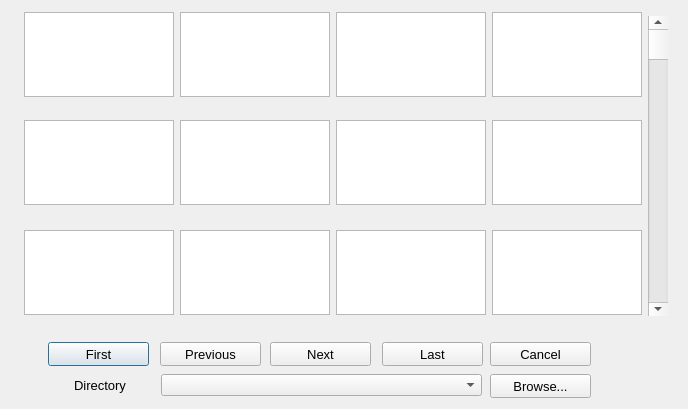
<?xml version="1.0" encoding="UTF-8"?>
<ui version="4.0">
 <class>SelectHatchPattern_Dialog</class>
 <widget class="QDialog" name="SelectHatchPattern_Dialog">
  <property name="geometry">
   <rect>
    <x>0</x>
    <y>0</y>
    <width>688</width>
    <height>409</height>
   </rect>
  </property>
  <property name="minimumSize">
   <size>
    <width>688</width>
    <height>409</height>
   </size>
  </property>
  <property name="maximumSize">
   <size>
    <width>688</width>
    <height>409</height>
   </size>
  </property>
  <property name="mouseTracking">
   <bool>true</bool>
  </property>
  <property name="focusPolicy">
   <enum>Qt::NoFocus</enum>
  </property>
  <property name="windowTitle">
   <string>Hatch Patterns</string>
  </property>
  <widget class="QScrollBar" name="_118">
   <property name="geometry">
    <rect>
     <x>648</x>
     <y>16</y>
     <width>20</width>
     <height>300</height>
    </rect>
   </property>
   <property name="pageStep">
    <number>12</number>
   </property>
   <property name="orientation">
    <enum>Qt::Vertical</enum>
   </property>
  </widget>
  <widget class="QLabel" name="_203">
   <property name="geometry">
    <rect>
     <x>490</x>
     <y>98</y>
     <width>150</width>
     <height>20</height>
    </rect>
   </property>
   <property name="font">
    <font>
     <family>Lucida Grande</family>
     <pointsize>8</pointsize>
     <weight>75</weight>
     <bold>true</bold>
    </font>
   </property>
   <property name="text">
    <string/>
   </property>
   <property name="alignment">
    <set>Qt::AlignCenter</set>
   </property>
  </widget>
  <widget class="QLabel" name="_303">
   <property name="enabled">
    <bool>false</bool>
   </property>
   <property name="geometry">
    <rect>
     <x>475</x>
     <y>93</y>
     <width>21</width>
     <height>20</height>
    </rect>
   </property>
   <property name="font">
    <font>
     <pointsize>10</pointsize>
    </font>
   </property>
   <property name="text">
    <string/>
   </property>
   <property name="alignment">
    <set>Qt::AlignLeading|Qt::AlignLeft|Qt::AlignVCenter</set>
   </property>
  </widget>
  <widget class="QLabel" name="_302">
   <property name="enabled">
    <bool>false</bool>
   </property>
   <property name="geometry">
    <rect>
     <x>319</x>
     <y>93</y>
     <width>21</width>
     <height>20</height>
    </rect>
   </property>
   <property name="font">
    <font>
     <pointsize>10</pointsize>
    </font>
   </property>
   <property name="text">
    <string/>
   </property>
   <property name="alignment">
    <set>Qt::AlignLeading|Qt::AlignLeft|Qt::AlignVCenter</set>
   </property>
  </widget>
  <widget class="QLabel" name="_202">
   <property name="geometry">
    <rect>
     <x>334</x>
     <y>98</y>
     <width>150</width>
     <height>20</height>
    </rect>
   </property>
   <property name="font">
    <font>
     <family>Lucida Grande</family>
     <pointsize>8</pointsize>
     <weight>75</weight>
     <bold>true</bold>
    </font>
   </property>
   <property name="text">
    <string/>
   </property>
   <property name="alignment">
    <set>Qt::AlignCenter</set>
   </property>
  </widget>
  <widget class="QLabel" name="_200">
   <property name="geometry">
    <rect>
     <x>22</x>
     <y>98</y>
     <width>151</width>
     <height>20</height>
    </rect>
   </property>
   <property name="font">
    <font>
     <family>Lucida Grande</family>
     <pointsize>8</pointsize>
     <weight>75</weight>
     <bold>true</bold>
    </font>
   </property>
   <property name="text">
    <string/>
   </property>
   <property name="alignment">
    <set>Qt::AlignCenter</set>
   </property>
  </widget>
  <widget class="QLabel" name="_301">
   <property name="enabled">
    <bool>false</bool>
   </property>
   <property name="geometry">
    <rect>
     <x>163</x>
     <y>94</y>
     <width>21</width>
     <height>20</height>
    </rect>
   </property>
   <property name="font">
    <font>
     <pointsize>10</pointsize>
    </font>
   </property>
   <property name="text">
    <string/>
   </property>
   <property name="alignment">
    <set>Qt::AlignLeading|Qt::AlignLeft|Qt::AlignVCenter</set>
   </property>
  </widget>
  <widget class="QLabel" name="_201">
   <property name="geometry">
    <rect>
     <x>178</x>
     <y>98</y>
     <width>150</width>
     <height>20</height>
    </rect>
   </property>
   <property name="font">
    <font>
     <family>Lucida Grande</family>
     <pointsize>8</pointsize>
     <weight>75</weight>
     <bold>true</bold>
    </font>
   </property>
   <property name="text">
    <string/>
   </property>
   <property name="alignment">
    <set>Qt::AlignCenter</set>
   </property>
  </widget>
  <widget class="QLabel" name="_300">
   <property name="enabled">
    <bool>false</bool>
   </property>
   <property name="geometry">
    <rect>
     <x>7</x>
     <y>94</y>
     <width>21</width>
     <height>20</height>
    </rect>
   </property>
   <property name="font">
    <font>
     <pointsize>10</pointsize>
    </font>
   </property>
   <property name="text">
    <string/>
   </property>
   <property name="alignment">
    <set>Qt::AlignLeading|Qt::AlignLeft|Qt::AlignVCenter</set>
   </property>
  </widget>
  <widget class="QLabel" name="_304">
   <property name="enabled">
    <bool>false</bool>
   </property>
   <property name="geometry">
    <rect>
     <x>7</x>
     <y>200</y>
     <width>21</width>
     <height>20</height>
    </rect>
   </property>
   <property name="font">
    <font>
     <pointsize>10</pointsize>
    </font>
   </property>
   <property name="text">
    <string/>
   </property>
   <property name="alignment">
    <set>Qt::AlignLeading|Qt::AlignLeft|Qt::AlignVCenter</set>
   </property>
  </widget>
  <widget class="QLabel" name="_206">
   <property name="geometry">
    <rect>
     <x>336</x>
     <y>208</y>
     <width>150</width>
     <height>20</height>
    </rect>
   </property>
   <property name="font">
    <font>
     <family>Lucida Grande</family>
     <pointsize>8</pointsize>
     <weight>75</weight>
     <bold>true</bold>
    </font>
   </property>
   <property name="text">
    <string/>
   </property>
   <property name="alignment">
    <set>Qt::AlignCenter</set>
   </property>
  </widget>
  <widget class="QLabel" name="_307">
   <property name="enabled">
    <bool>false</bool>
   </property>
   <property name="geometry">
    <rect>
     <x>475</x>
     <y>199</y>
     <width>21</width>
     <height>20</height>
    </rect>
   </property>
   <property name="font">
    <font>
     <pointsize>10</pointsize>
    </font>
   </property>
   <property name="text">
    <string/>
   </property>
   <property name="alignment">
    <set>Qt::AlignLeading|Qt::AlignLeft|Qt::AlignVCenter</set>
   </property>
  </widget>
  <widget class="QLabel" name="_305">
   <property name="enabled">
    <bool>false</bool>
   </property>
   <property name="geometry">
    <rect>
     <x>163</x>
     <y>200</y>
     <width>21</width>
     <height>20</height>
    </rect>
   </property>
   <property name="font">
    <font>
     <pointsize>10</pointsize>
    </font>
   </property>
   <property name="text">
    <string/>
   </property>
   <property name="alignment">
    <set>Qt::AlignLeading|Qt::AlignLeft|Qt::AlignVCenter</set>
   </property>
  </widget>
  <widget class="QLabel" name="_207">
   <property name="geometry">
    <rect>
     <x>492</x>
     <y>208</y>
     <width>150</width>
     <height>20</height>
    </rect>
   </property>
   <property name="font">
    <font>
     <family>Lucida Grande</family>
     <pointsize>8</pointsize>
     <weight>75</weight>
     <bold>true</bold>
    </font>
   </property>
   <property name="text">
    <string/>
   </property>
   <property name="alignment">
    <set>Qt::AlignCenter</set>
   </property>
  </widget>
  <widget class="QLabel" name="_204">
   <property name="geometry">
    <rect>
     <x>24</x>
     <y>207</y>
     <width>150</width>
     <height>20</height>
    </rect>
   </property>
   <property name="font">
    <font>
     <family>Lucida Grande</family>
     <pointsize>8</pointsize>
     <weight>75</weight>
     <bold>true</bold>
    </font>
   </property>
   <property name="text">
    <string/>
   </property>
   <property name="alignment">
    <set>Qt::AlignCenter</set>
   </property>
  </widget>
  <widget class="QLabel" name="_205">
   <property name="geometry">
    <rect>
     <x>180</x>
     <y>207</y>
     <width>150</width>
     <height>20</height>
    </rect>
   </property>
   <property name="font">
    <font>
     <family>Lucida Grande</family>
     <pointsize>8</pointsize>
     <weight>75</weight>
     <bold>true</bold>
    </font>
   </property>
   <property name="text">
    <string/>
   </property>
   <property name="alignment">
    <set>Qt::AlignCenter</set>
   </property>
  </widget>
  <widget class="QLabel" name="_306">
   <property name="enabled">
    <bool>false</bool>
   </property>
   <property name="geometry">
    <rect>
     <x>319</x>
     <y>199</y>
     <width>21</width>
     <height>20</height>
    </rect>
   </property>
   <property name="font">
    <font>
     <pointsize>10</pointsize>
    </font>
   </property>
   <property name="text">
    <string/>
   </property>
   <property name="alignment">
    <set>Qt::AlignLeading|Qt::AlignLeft|Qt::AlignVCenter</set>
   </property>
  </widget>
  <widget class="QLabel" name="_310">
   <property name="enabled">
    <bool>false</bool>
   </property>
   <property name="geometry">
    <rect>
     <x>320</x>
     <y>310</y>
     <width>21</width>
     <height>20</height>
    </rect>
   </property>
   <property name="font">
    <font>
     <pointsize>10</pointsize>
    </font>
   </property>
   <property name="text">
    <string/>
   </property>
   <property name="alignment">
    <set>Qt::AlignLeading|Qt::AlignLeft|Qt::AlignVCenter</set>
   </property>
  </widget>
  <widget class="QLabel" name="_308">
   <property name="enabled">
    <bool>false</bool>
   </property>
   <property name="geometry">
    <rect>
     <x>8</x>
     <y>311</y>
     <width>21</width>
     <height>20</height>
    </rect>
   </property>
   <property name="font">
    <font>
     <pointsize>10</pointsize>
    </font>
   </property>
   <property name="text">
    <string/>
   </property>
   <property name="alignment">
    <set>Qt::AlignLeading|Qt::AlignLeft|Qt::AlignVCenter</set>
   </property>
  </widget>
  <widget class="QLabel" name="_211">
   <property name="geometry">
    <rect>
     <x>494</x>
     <y>316</y>
     <width>150</width>
     <height>20</height>
    </rect>
   </property>
   <property name="font">
    <font>
     <family>Lucida Grande</family>
     <pointsize>8</pointsize>
     <weight>75</weight>
     <bold>true</bold>
    </font>
   </property>
   <property name="text">
    <string/>
   </property>
   <property name="alignment">
    <set>Qt::AlignCenter</set>
   </property>
  </widget>
  <widget class="QLabel" name="_208">
   <property name="geometry">
    <rect>
     <x>26</x>
     <y>317</y>
     <width>150</width>
     <height>20</height>
    </rect>
   </property>
   <property name="font">
    <font>
     <family>Lucida Grande</family>
     <pointsize>8</pointsize>
     <weight>75</weight>
     <bold>true</bold>
    </font>
   </property>
   <property name="text">
    <string/>
   </property>
   <property name="alignment">
    <set>Qt::AlignCenter</set>
   </property>
  </widget>
  <widget class="QLabel" name="_311">
   <property name="enabled">
    <bool>false</bool>
   </property>
   <property name="geometry">
    <rect>
     <x>476</x>
     <y>310</y>
     <width>21</width>
     <height>20</height>
    </rect>
   </property>
   <property name="font">
    <font>
     <pointsize>10</pointsize>
    </font>
   </property>
   <property name="text">
    <string/>
   </property>
   <property name="alignment">
    <set>Qt::AlignLeading|Qt::AlignLeft|Qt::AlignVCenter</set>
   </property>
  </widget>
  <widget class="QLabel" name="_309">
   <property name="enabled">
    <bool>false</bool>
   </property>
   <property name="geometry">
    <rect>
     <x>164</x>
     <y>311</y>
     <width>21</width>
     <height>20</height>
    </rect>
   </property>
   <property name="font">
    <font>
     <pointsize>10</pointsize>
    </font>
   </property>
   <property name="text">
    <string/>
   </property>
   <property name="alignment">
    <set>Qt::AlignLeading|Qt::AlignLeft|Qt::AlignVCenter</set>
   </property>
  </widget>
  <widget class="QLabel" name="_209">
   <property name="geometry">
    <rect>
     <x>182</x>
     <y>317</y>
     <width>150</width>
     <height>20</height>
    </rect>
   </property>
   <property name="font">
    <font>
     <family>Lucida Grande</family>
     <pointsize>8</pointsize>
     <weight>75</weight>
     <bold>true</bold>
    </font>
   </property>
   <property name="text">
    <string/>
   </property>
   <property name="alignment">
    <set>Qt::AlignCenter</set>
   </property>
  </widget>
  <widget class="QLabel" name="_210">
   <property name="geometry">
    <rect>
     <x>338</x>
     <y>316</y>
     <width>150</width>
     <height>20</height>
    </rect>
   </property>
   <property name="font">
    <font>
     <family>Lucida Grande</family>
     <pointsize>8</pointsize>
     <weight>75</weight>
     <bold>true</bold>
    </font>
   </property>
   <property name="text">
    <string/>
   </property>
   <property name="alignment">
    <set>Qt::AlignCenter</set>
   </property>
  </widget>
  <widget class="QPushButton" name="_116">
   <property name="geometry">
    <rect>
     <x>48</x>
     <y>342</y>
     <width>101</width>
     <height>24</height>
    </rect>
   </property>
   <property name="font">
    <font>
     <pointsize>10</pointsize>
    </font>
   </property>
   <property name="text">
    <string>First</string>
   </property>
  </widget>
  <widget class="QPushButton" name="_112">
   <property name="geometry">
    <rect>
     <x>160</x>
     <y>342</y>
     <width>101</width>
     <height>24</height>
    </rect>
   </property>
   <property name="font">
    <font>
     <pointsize>10</pointsize>
    </font>
   </property>
   <property name="text">
    <string>Previous</string>
   </property>
  </widget>
  <widget class="QPushButton" name="_117">
   <property name="geometry">
    <rect>
     <x>382</x>
     <y>342</y>
     <width>101</width>
     <height>24</height>
    </rect>
   </property>
   <property name="font">
    <font>
     <pointsize>10</pointsize>
    </font>
   </property>
   <property name="text">
    <string>Last</string>
   </property>
  </widget>
  <widget class="QPushButton" name="_113">
   <property name="geometry">
    <rect>
     <x>270</x>
     <y>342</y>
     <width>101</width>
     <height>24</height>
    </rect>
   </property>
   <property name="font">
    <font>
     <pointsize>10</pointsize>
    </font>
   </property>
   <property name="text">
    <string>Next</string>
   </property>
  </widget>
  <widget class="QPushButton" name="_2">
   <property name="geometry">
    <rect>
     <x>490</x>
     <y>342</y>
     <width>101</width>
     <height>24</height>
    </rect>
   </property>
   <property name="font">
    <font>
     <pointsize>10</pointsize>
    </font>
   </property>
   <property name="text">
    <string>Cancel</string>
   </property>
  </widget>
  <widget class="QComboBox" name="_114">
   <property name="geometry">
    <rect>
     <x>161</x>
     <y>374</y>
     <width>321</width>
     <height>22</height>
    </rect>
   </property>
  </widget>
  <widget class="QLabel" name="label_26">
   <property name="geometry">
    <rect>
     <x>74</x>
     <y>375</y>
     <width>81</width>
     <height>20</height>
    </rect>
   </property>
   <property name="font">
    <font>
     <pointsize>10</pointsize>
    </font>
   </property>
   <property name="text">
    <string>Directory</string>
   </property>
  </widget>
  <widget class="QPushButton" name="_115">
   <property name="geometry">
    <rect>
     <x>490</x>
     <y>374</y>
     <width>101</width>
     <height>24</height>
    </rect>
   </property>
   <property name="font">
    <font>
     <pointsize>10</pointsize>
    </font>
   </property>
   <property name="text">
    <string>Browse...</string>
   </property>
  </widget>
  <widget class="QGraphicsView" name="_100">
   <property name="geometry">
    <rect>
     <x>24</x>
     <y>12</y>
     <width>150</width>
     <height>85</height>
    </rect>
   </property>
   <property name="mouseTracking">
    <bool>true</bool>
   </property>
   <property name="acceptDrops">
    <bool>false</bool>
   </property>
   <property name="verticalScrollBarPolicy">
    <enum>Qt::ScrollBarAlwaysOff</enum>
   </property>
   <property name="horizontalScrollBarPolicy">
    <enum>Qt::ScrollBarAlwaysOff</enum>
   </property>
  </widget>
  <widget class="QGraphicsView" name="_104">
   <property name="geometry">
    <rect>
     <x>24</x>
     <y>120</y>
     <width>150</width>
     <height>85</height>
    </rect>
   </property>
   <property name="mouseTracking">
    <bool>true</bool>
   </property>
   <property name="verticalScrollBarPolicy">
    <enum>Qt::ScrollBarAlwaysOff</enum>
   </property>
   <property name="horizontalScrollBarPolicy">
    <enum>Qt::ScrollBarAlwaysOff</enum>
   </property>
  </widget>
  <widget class="QGraphicsView" name="_108">
   <property name="geometry">
    <rect>
     <x>24</x>
     <y>230</y>
     <width>150</width>
     <height>85</height>
    </rect>
   </property>
   <property name="mouseTracking">
    <bool>true</bool>
   </property>
   <property name="verticalScrollBarPolicy">
    <enum>Qt::ScrollBarAlwaysOff</enum>
   </property>
   <property name="horizontalScrollBarPolicy">
    <enum>Qt::ScrollBarAlwaysOff</enum>
   </property>
  </widget>
  <widget class="QGraphicsView" name="_109">
   <property name="geometry">
    <rect>
     <x>180</x>
     <y>230</y>
     <width>150</width>
     <height>85</height>
    </rect>
   </property>
   <property name="mouseTracking">
    <bool>true</bool>
   </property>
   <property name="verticalScrollBarPolicy">
    <enum>Qt::ScrollBarAlwaysOff</enum>
   </property>
   <property name="horizontalScrollBarPolicy">
    <enum>Qt::ScrollBarAlwaysOff</enum>
   </property>
  </widget>
  <widget class="QGraphicsView" name="_105">
   <property name="geometry">
    <rect>
     <x>180</x>
     <y>120</y>
     <width>150</width>
     <height>85</height>
    </rect>
   </property>
   <property name="mouseTracking">
    <bool>true</bool>
   </property>
   <property name="verticalScrollBarPolicy">
    <enum>Qt::ScrollBarAlwaysOff</enum>
   </property>
   <property name="horizontalScrollBarPolicy">
    <enum>Qt::ScrollBarAlwaysOff</enum>
   </property>
  </widget>
  <widget class="QGraphicsView" name="_101">
   <property name="geometry">
    <rect>
     <x>180</x>
     <y>12</y>
     <width>150</width>
     <height>85</height>
    </rect>
   </property>
   <property name="mouseTracking">
    <bool>true</bool>
   </property>
   <property name="verticalScrollBarPolicy">
    <enum>Qt::ScrollBarAlwaysOff</enum>
   </property>
   <property name="horizontalScrollBarPolicy">
    <enum>Qt::ScrollBarAlwaysOff</enum>
   </property>
  </widget>
  <widget class="QGraphicsView" name="_102">
   <property name="geometry">
    <rect>
     <x>336</x>
     <y>12</y>
     <width>150</width>
     <height>85</height>
    </rect>
   </property>
   <property name="mouseTracking">
    <bool>true</bool>
   </property>
   <property name="verticalScrollBarPolicy">
    <enum>Qt::ScrollBarAlwaysOff</enum>
   </property>
   <property name="horizontalScrollBarPolicy">
    <enum>Qt::ScrollBarAlwaysOff</enum>
   </property>
  </widget>
  <widget class="QGraphicsView" name="_106">
   <property name="geometry">
    <rect>
     <x>336</x>
     <y>120</y>
     <width>150</width>
     <height>85</height>
    </rect>
   </property>
   <property name="mouseTracking">
    <bool>true</bool>
   </property>
   <property name="verticalScrollBarPolicy">
    <enum>Qt::ScrollBarAlwaysOff</enum>
   </property>
   <property name="horizontalScrollBarPolicy">
    <enum>Qt::ScrollBarAlwaysOff</enum>
   </property>
  </widget>
  <widget class="QGraphicsView" name="_110">
   <property name="geometry">
    <rect>
     <x>336</x>
     <y>230</y>
     <width>150</width>
     <height>85</height>
    </rect>
   </property>
   <property name="mouseTracking">
    <bool>true</bool>
   </property>
   <property name="verticalScrollBarPolicy">
    <enum>Qt::ScrollBarAlwaysOff</enum>
   </property>
   <property name="horizontalScrollBarPolicy">
    <enum>Qt::ScrollBarAlwaysOff</enum>
   </property>
  </widget>
  <widget class="QGraphicsView" name="_107">
   <property name="geometry">
    <rect>
     <x>492</x>
     <y>120</y>
     <width>150</width>
     <height>85</height>
    </rect>
   </property>
   <property name="mouseTracking">
    <bool>true</bool>
   </property>
   <property name="verticalScrollBarPolicy">
    <enum>Qt::ScrollBarAlwaysOff</enum>
   </property>
   <property name="horizontalScrollBarPolicy">
    <enum>Qt::ScrollBarAlwaysOff</enum>
   </property>
  </widget>
  <widget class="QGraphicsView" name="_111">
   <property name="geometry">
    <rect>
     <x>492</x>
     <y>230</y>
     <width>150</width>
     <height>85</height>
    </rect>
   </property>
   <property name="mouseTracking">
    <bool>true</bool>
   </property>
   <property name="verticalScrollBarPolicy">
    <enum>Qt::ScrollBarAlwaysOff</enum>
   </property>
   <property name="horizontalScrollBarPolicy">
    <enum>Qt::ScrollBarAlwaysOff</enum>
   </property>
  </widget>
  <widget class="QGraphicsView" name="_103">
   <property name="geometry">
    <rect>
     <x>492</x>
     <y>12</y>
     <width>150</width>
     <height>85</height>
    </rect>
   </property>
   <property name="mouseTracking">
    <bool>true</bool>
   </property>
   <property name="verticalScrollBarPolicy">
    <enum>Qt::ScrollBarAlwaysOff</enum>
   </property>
   <property name="horizontalScrollBarPolicy">
    <enum>Qt::ScrollBarAlwaysOff</enum>
   </property>
  </widget>
 </widget>
 <tabstops>
  <tabstop>_100</tabstop>
  <tabstop>_101</tabstop>
  <tabstop>_102</tabstop>
  <tabstop>_103</tabstop>
  <tabstop>_104</tabstop>
  <tabstop>_105</tabstop>
  <tabstop>_106</tabstop>
  <tabstop>_107</tabstop>
  <tabstop>_108</tabstop>
  <tabstop>_109</tabstop>
  <tabstop>_110</tabstop>
  <tabstop>_111</tabstop>
  <tabstop>_116</tabstop>
  <tabstop>_112</tabstop>
  <tabstop>_113</tabstop>
  <tabstop>_117</tabstop>
  <tabstop>_2</tabstop>
  <tabstop>_114</tabstop>
  <tabstop>_115</tabstop>
 </tabstops>
 <resources/>
 <connections/>
</ui>
